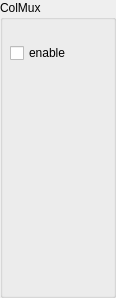
<?xml version="1.0" encoding="UTF-8"?>
<ui version="4.0">
 <class>ColMuxBox</class>
 <widget class="QGroupBox" name="ColMuxBox">
  <property name="geometry">
   <rect>
    <x>0</x>
    <y>0</y>
    <width>116</width>
    <height>298</height>
   </rect>
  </property>
  <property name="sizePolicy">
   <sizepolicy hsizetype="Minimum" vsizetype="Preferred">
    <horstretch>0</horstretch>
    <verstretch>0</verstretch>
   </sizepolicy>
  </property>
  <property name="minimumSize">
   <size>
    <width>116</width>
    <height>0</height>
   </size>
  </property>
  <property name="windowTitle">
   <string>GroupBox</string>
  </property>
  <property name="title">
   <string>ColMux</string>
  </property>
  <widget class="QCheckBox" name="enable">
   <property name="geometry">
    <rect>
     <x>10</x>
     <y>40</y>
     <width>93</width>
     <height>26</height>
    </rect>
   </property>
   <property name="text">
    <string>enable</string>
   </property>
  </widget>
 </widget>
 <resources/>
 <connections/>
</ui>
